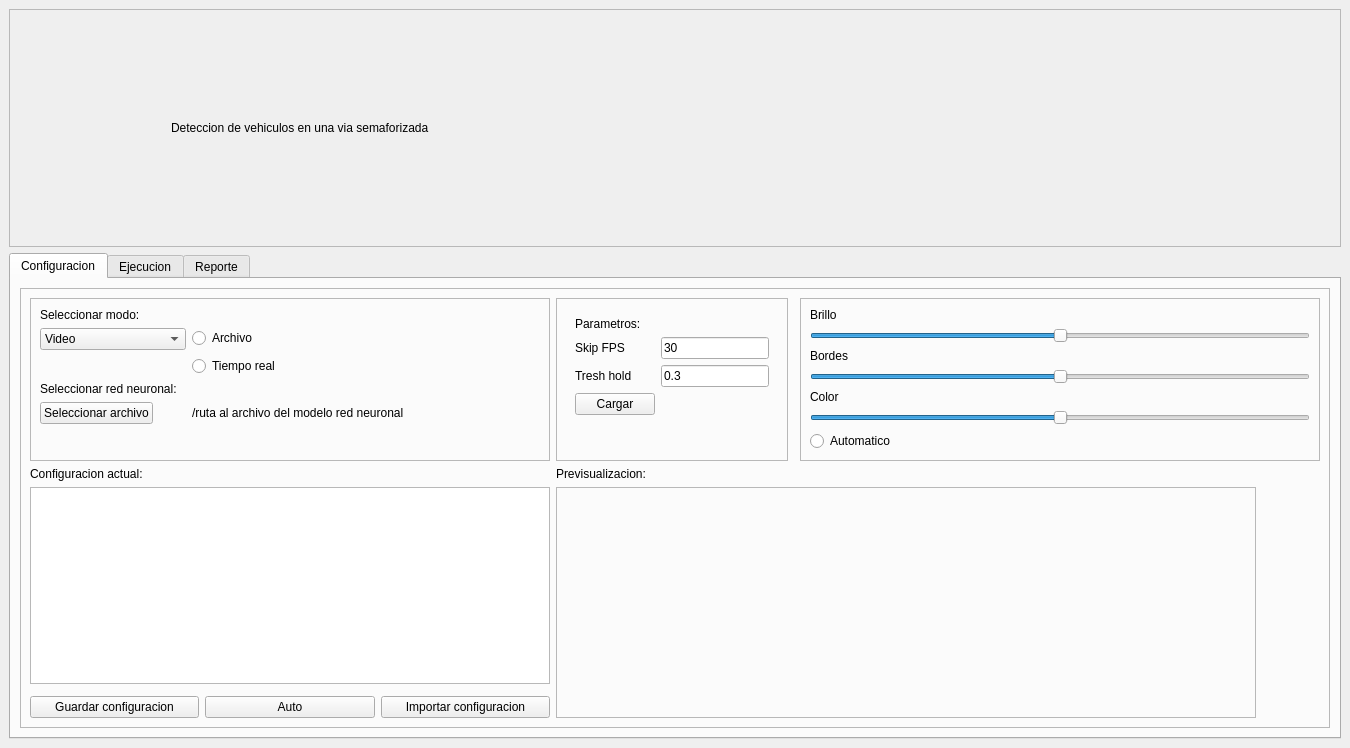
<?xml version="1.0" encoding="UTF-8"?>
<ui version="4.0">
 <class>MainWindow</class>
 <widget class="QMainWindow" name="MainWindow">
  <property name="geometry">
   <rect>
    <x>0</x>
    <y>0</y>
    <width>1350</width>
    <height>748</height>
   </rect>
  </property>
  <property name="maximumSize">
   <size>
    <width>1350</width>
    <height>750</height>
   </size>
  </property>
  <property name="windowTitle">
   <string>Deteccion de carros en una via semaforizada</string>
  </property>
  <property name="windowIcon">
   <iconset>
    <normaloff>../../.designer/backup/icons/icon.png</normaloff>../../.designer/backup/icons/icon.png</iconset>
  </property>
  <property name="layoutDirection">
   <enum>Qt::LeftToRight</enum>
  </property>
  <property name="autoFillBackground">
   <bool>true</bool>
  </property>
  <property name="tabShape">
   <enum>QTabWidget::Rounded</enum>
  </property>
  <widget class="QWidget" name="centralwidget">
   <property name="enabled">
    <bool>true</bool>
   </property>
   <property name="sizePolicy">
    <sizepolicy hsizetype="Preferred" vsizetype="Preferred">
     <horstretch>0</horstretch>
     <verstretch>0</verstretch>
    </sizepolicy>
   </property>
   <layout class="QGridLayout" name="gridLayout_3">
    <item row="0" column="0">
     <widget class="QFrame" name="frame_2">
      <property name="layoutDirection">
       <enum>Qt::RightToLeft</enum>
      </property>
      <property name="frameShape">
       <enum>QFrame::StyledPanel</enum>
      </property>
      <property name="frameShadow">
       <enum>QFrame::Raised</enum>
      </property>
      <layout class="QGridLayout" name="gridLayout_8">
       <item row="0" column="1">
        <widget class="QLabel" name="label_22">
         <property name="sizePolicy">
          <sizepolicy hsizetype="Fixed" vsizetype="Fixed">
           <horstretch>0</horstretch>
           <verstretch>0</verstretch>
          </sizepolicy>
         </property>
         <property name="minimumSize">
          <size>
           <width>50</width>
           <height>50</height>
          </size>
         </property>
         <property name="maximumSize">
          <size>
           <width>50</width>
           <height>50</height>
          </size>
         </property>
         <property name="text">
          <string/>
         </property>
         <property name="pixmap">
          <pixmap>../../.designer/backup/icons/logoUV_Gris.jpg</pixmap>
         </property>
         <property name="scaledContents">
          <bool>true</bool>
         </property>
         <property name="alignment">
          <set>Qt::AlignRight|Qt::AlignTrailing|Qt::AlignVCenter</set>
         </property>
        </widget>
       </item>
       <item row="0" column="2">
        <widget class="QLabel" name="label_35">
         <property name="sizePolicy">
          <sizepolicy hsizetype="Fixed" vsizetype="Fixed">
           <horstretch>0</horstretch>
           <verstretch>0</verstretch>
          </sizepolicy>
         </property>
         <property name="minimumSize">
          <size>
           <width>50</width>
           <height>50</height>
          </size>
         </property>
         <property name="maximumSize">
          <size>
           <width>50</width>
           <height>50</height>
          </size>
         </property>
         <property name="text">
          <string/>
         </property>
         <property name="pixmap">
          <pixmap>icons/logo_chico.png</pixmap>
         </property>
         <property name="scaledContents">
          <bool>true</bool>
         </property>
         <property name="alignment">
          <set>Qt::AlignRight|Qt::AlignTrailing|Qt::AlignVCenter</set>
         </property>
        </widget>
       </item>
       <item row="0" column="3">
        <widget class="QLabel" name="label_23">
         <property name="maximumSize">
          <size>
           <width>50</width>
           <height>50</height>
          </size>
         </property>
         <property name="text">
          <string/>
         </property>
         <property name="pixmap">
          <pixmap>icons/logoUV_Gris.jpg</pixmap>
         </property>
         <property name="scaledContents">
          <bool>true</bool>
         </property>
         <property name="alignment">
          <set>Qt::AlignRight|Qt::AlignTrailing|Qt::AlignVCenter</set>
         </property>
        </widget>
       </item>
       <item row="0" column="4">
        <widget class="QLabel" name="label_27">
         <property name="maximumSize">
          <size>
           <width>400</width>
           <height>100</height>
          </size>
         </property>
         <property name="text">
          <string>Deteccion de vehiculos en una via semaforizada</string>
         </property>
         <property name="scaledContents">
          <bool>true</bool>
         </property>
         <property name="alignment">
          <set>Qt::AlignLeading|Qt::AlignLeft|Qt::AlignVCenter</set>
         </property>
        </widget>
       </item>
      </layout>
     </widget>
    </item>
    <item row="1" column="0">
     <widget class="QTabWidget" name="tabWidget">
      <property name="enabled">
       <bool>true</bool>
      </property>
      <property name="sizePolicy">
       <sizepolicy hsizetype="Minimum" vsizetype="Minimum">
        <horstretch>0</horstretch>
        <verstretch>0</verstretch>
       </sizepolicy>
      </property>
      <property name="currentIndex">
       <number>0</number>
      </property>
      <widget class="QWidget" name="tab">
       <property name="sizePolicy">
        <sizepolicy hsizetype="Minimum" vsizetype="Minimum">
         <horstretch>0</horstretch>
         <verstretch>0</verstretch>
        </sizepolicy>
       </property>
       <property name="maximumSize">
        <size>
         <width>1677725</width>
         <height>16777215</height>
        </size>
       </property>
       <attribute name="title">
        <string>Configuracion</string>
       </attribute>
       <layout class="QVBoxLayout" name="verticalLayout_5">
        <item>
         <layout class="QVBoxLayout" name="verticalLayout_4"/>
        </item>
        <item>
         <widget class="QFrame" name="gridFrame">
          <property name="sizePolicy">
           <sizepolicy hsizetype="Minimum" vsizetype="Minimum">
            <horstretch>0</horstretch>
            <verstretch>0</verstretch>
           </sizepolicy>
          </property>
          <property name="frameShape">
           <enum>QFrame::StyledPanel</enum>
          </property>
          <layout class="QGridLayout" name="gridLayout_2">
           <property name="sizeConstraint">
            <enum>QLayout::SetMaximumSize</enum>
           </property>
           <item row="7" column="0">
            <widget class="QLabel" name="label_17">
             <property name="sizePolicy">
              <sizepolicy hsizetype="Minimum" vsizetype="Minimum">
               <horstretch>0</horstretch>
               <verstretch>0</verstretch>
              </sizepolicy>
             </property>
             <property name="text">
              <string>Configuracion actual:</string>
             </property>
            </widget>
           </item>
           <item row="5" column="1">
            <widget class="QFrame" name="frame_4">
             <property name="sizePolicy">
              <sizepolicy hsizetype="Minimum" vsizetype="Minimum">
               <horstretch>0</horstretch>
               <verstretch>0</verstretch>
              </sizepolicy>
             </property>
             <property name="frameShape">
              <enum>QFrame::StyledPanel</enum>
             </property>
             <layout class="QGridLayout" name="gridLayout_7">
              <item row="0" column="0">
               <widget class="QFrame" name="frame_5">
                <property name="sizePolicy">
                 <sizepolicy hsizetype="Minimum" vsizetype="Minimum">
                  <horstretch>0</horstretch>
                  <verstretch>0</verstretch>
                 </sizepolicy>
                </property>
                <property name="frameShape">
                 <enum>QFrame::NoFrame</enum>
                </property>
                <layout class="QFormLayout" name="formLayout_4">
                 <item row="0" column="0" colspan="2">
                  <widget class="QLabel" name="label_29">
                   <property name="text">
                    <string>Parametros:</string>
                   </property>
                  </widget>
                 </item>
                 <item row="1" column="0">
                  <widget class="QLabel" name="label_30">
                   <property name="text">
                    <string>Skip FPS</string>
                   </property>
                  </widget>
                 </item>
                 <item row="1" column="1">
                  <widget class="QLineEdit" name="lineEdit">
                   <property name="sizePolicy">
                    <sizepolicy hsizetype="Fixed" vsizetype="Fixed">
                     <horstretch>0</horstretch>
                     <verstretch>0</verstretch>
                    </sizepolicy>
                   </property>
                   <property name="text">
                    <string>30</string>
                   </property>
                  </widget>
                 </item>
                 <item row="2" column="0">
                  <widget class="QLabel" name="label_31">
                   <property name="text">
                    <string>Tresh hold</string>
                   </property>
                  </widget>
                 </item>
                 <item row="2" column="1">
                  <widget class="QLineEdit" name="lineEdit_2">
                   <property name="sizePolicy">
                    <sizepolicy hsizetype="Fixed" vsizetype="Fixed">
                     <horstretch>0</horstretch>
                     <verstretch>0</verstretch>
                    </sizepolicy>
                   </property>
                   <property name="text">
                    <string>0.3</string>
                   </property>
                  </widget>
                 </item>
                 <item row="3" column="0">
                  <widget class="QPushButton" name="pushButton_2">
                   <property name="sizePolicy">
                    <sizepolicy hsizetype="Fixed" vsizetype="Fixed">
                     <horstretch>0</horstretch>
                     <verstretch>0</verstretch>
                    </sizepolicy>
                   </property>
                   <property name="text">
                    <string>Cargar</string>
                   </property>
                  </widget>
                 </item>
                </layout>
               </widget>
              </item>
             </layout>
            </widget>
           </item>
           <item row="5" column="0">
            <layout class="QVBoxLayout" name="verticalLayout">
             <item>
              <widget class="QFrame" name="frame">
               <property name="sizePolicy">
                <sizepolicy hsizetype="Minimum" vsizetype="Minimum">
                 <horstretch>0</horstretch>
                 <verstretch>0</verstretch>
                </sizepolicy>
               </property>
               <property name="frameShape">
                <enum>QFrame::StyledPanel</enum>
               </property>
               <layout class="QFormLayout" name="formLayout">
                <item row="0" column="0">
                 <widget class="QLabel" name="label_4">
                  <property name="text">
                   <string>Seleccionar modo:</string>
                  </property>
                 </widget>
                </item>
                <item row="1" column="0">
                 <widget class="QComboBox" name="comboBox">
                  <item>
                   <property name="text">
                    <string>Video</string>
                   </property>
                  </item>
                  <item>
                   <property name="text">
                    <string>Imagenes</string>
                   </property>
                  </item>
                  <item>
                   <property name="text">
                    <string>Video en Tiempo real</string>
                   </property>
                  </item>
                 </widget>
                </item>
                <item row="1" column="1">
                 <widget class="QRadioButton" name="radioButton_3">
                  <property name="text">
                   <string>Archivo</string>
                  </property>
                  <property name="checkable">
                   <bool>true</bool>
                  </property>
                 </widget>
                </item>
                <item row="2" column="1">
                 <widget class="QRadioButton" name="radioButton_2">
                  <property name="text">
                   <string>Tiempo real</string>
                  </property>
                  <property name="checkable">
                   <bool>true</bool>
                  </property>
                  <property name="checked">
                   <bool>false</bool>
                  </property>
                 </widget>
                </item>
                <item row="3" column="0" colspan="2">
                 <widget class="QLabel" name="label_5">
                  <property name="text">
                   <string>Seleccionar red neuronal:</string>
                  </property>
                 </widget>
                </item>
                <item row="5" column="0">
                 <widget class="QPushButton" name="pushButton">
                  <property name="text">
                   <string>Seleccionar archivo</string>
                  </property>
                 </widget>
                </item>
                <item row="5" column="1">
                 <widget class="QLabel" name="label_28">
                  <property name="text">
                   <string>/ruta al archivo del modelo red neuronal</string>
                  </property>
                 </widget>
                </item>
               </layout>
              </widget>
             </item>
            </layout>
           </item>
           <item row="10" column="1" rowspan="3" colspan="3">
            <widget class="QLabel" name="label_18">
             <property name="maximumSize">
              <size>
               <width>700</width>
               <height>300</height>
              </size>
             </property>
             <property name="autoFillBackground">
              <bool>false</bool>
             </property>
             <property name="frameShape">
              <enum>QFrame::StyledPanel</enum>
             </property>
             <property name="text">
              <string/>
             </property>
             <property name="scaledContents">
              <bool>true</bool>
             </property>
            </widget>
           </item>
           <item row="5" column="3">
            <widget class="QFrame" name="frame_3">
             <property name="enabled">
              <bool>true</bool>
             </property>
             <property name="sizePolicy">
              <sizepolicy hsizetype="Minimum" vsizetype="Minimum">
               <horstretch>0</horstretch>
               <verstretch>0</verstretch>
              </sizepolicy>
             </property>
             <property name="frameShape">
              <enum>QFrame::StyledPanel</enum>
             </property>
             <layout class="QVBoxLayout" name="verticalLayout_2">
              <item>
               <widget class="QLabel" name="label">
                <property name="text">
                 <string>Brillo</string>
                </property>
               </widget>
              </item>
              <item>
               <widget class="QSlider" name="horizontalSlider_4">
                <property name="maximum">
                 <number>20</number>
                </property>
                <property name="value">
                 <number>10</number>
                </property>
                <property name="orientation">
                 <enum>Qt::Horizontal</enum>
                </property>
               </widget>
              </item>
              <item>
               <widget class="QLabel" name="label_2">
                <property name="text">
                 <string>Bordes</string>
                </property>
               </widget>
              </item>
              <item>
               <widget class="QSlider" name="horizontalSlider_5">
                <property name="maximum">
                 <number>20</number>
                </property>
                <property name="value">
                 <number>10</number>
                </property>
                <property name="orientation">
                 <enum>Qt::Horizontal</enum>
                </property>
               </widget>
              </item>
              <item>
               <widget class="QLabel" name="label_3">
                <property name="text">
                 <string>Color</string>
                </property>
               </widget>
              </item>
              <item>
               <widget class="QSlider" name="horizontalSlider_6">
                <property name="maximum">
                 <number>20</number>
                </property>
                <property name="value">
                 <number>10</number>
                </property>
                <property name="orientation">
                 <enum>Qt::Horizontal</enum>
                </property>
               </widget>
              </item>
              <item>
               <widget class="QRadioButton" name="radioButton">
                <property name="acceptDrops">
                 <bool>false</bool>
                </property>
                <property name="text">
                 <string>Automatico</string>
                </property>
                <property name="checked">
                 <bool>false</bool>
                </property>
                <property name="autoRepeat">
                 <bool>true</bool>
                </property>
               </widget>
              </item>
             </layout>
            </widget>
           </item>
           <item row="12" column="0">
            <layout class="QHBoxLayout" name="horizontalLayout">
             <item>
              <widget class="QPushButton" name="pushButton_4">
               <property name="text">
                <string>Guardar configuracion</string>
               </property>
              </widget>
             </item>
             <item>
              <widget class="QPushButton" name="pushButton_6">
               <property name="text">
                <string>Auto</string>
               </property>
              </widget>
             </item>
             <item>
              <widget class="QPushButton" name="pushButton_3">
               <property name="text">
                <string>Importar configuracion</string>
               </property>
              </widget>
             </item>
            </layout>
           </item>
           <item row="7" column="1">
            <widget class="QLabel" name="label_16">
             <property name="sizePolicy">
              <sizepolicy hsizetype="Minimum" vsizetype="Minimum">
               <horstretch>0</horstretch>
               <verstretch>0</verstretch>
              </sizepolicy>
             </property>
             <property name="text">
              <string>Previsualizacion:</string>
             </property>
             <property name="wordWrap">
              <bool>false</bool>
             </property>
             <property name="margin">
              <number>0</number>
             </property>
            </widget>
           </item>
           <item row="10" column="0">
            <widget class="QTextEdit" name="textEdit">
             <property name="acceptDrops">
              <bool>false</bool>
             </property>
             <property name="textInteractionFlags">
              <set>Qt::NoTextInteraction</set>
             </property>
            </widget>
           </item>
          </layout>
         </widget>
        </item>
       </layout>
      </widget>
      <widget class="QWidget" name="tab_2">
       <property name="sizePolicy">
        <sizepolicy hsizetype="Minimum" vsizetype="Minimum">
         <horstretch>0</horstretch>
         <verstretch>0</verstretch>
        </sizepolicy>
       </property>
       <attribute name="title">
        <string>Ejecucion</string>
       </attribute>
       <layout class="QHBoxLayout" name="horizontalLayout_5">
        <item>
         <widget class="QLabel" name="label_26">
          <property name="maximumSize">
           <size>
            <width>1000</width>
            <height>1000</height>
           </size>
          </property>
          <property name="text">
           <string/>
          </property>
          <property name="scaledContents">
           <bool>true</bool>
          </property>
         </widget>
        </item>
        <item>
         <widget class="QFrame" name="formFrame">
          <property name="sizePolicy">
           <sizepolicy hsizetype="Fixed" vsizetype="Preferred">
            <horstretch>0</horstretch>
            <verstretch>0</verstretch>
           </sizepolicy>
          </property>
          <layout class="QFormLayout" name="formLayout_2">
           <item row="0" column="0">
            <widget class="QLabel" name="label_6">
             <property name="text">
              <string>Red neuronal usada:</string>
             </property>
            </widget>
           </item>
           <item row="0" column="1">
            <widget class="QLabel" name="label_24">
             <property name="text">
              <string/>
             </property>
            </widget>
           </item>
           <item row="1" column="0">
            <widget class="QLabel" name="label_7">
             <property name="text">
              <string>Numero de vehiculos:</string>
             </property>
            </widget>
           </item>
           <item row="1" column="1">
            <widget class="QLabel" name="label_25">
             <property name="text">
              <string/>
             </property>
            </widget>
           </item>
           <item row="2" column="0">
            <spacer name="horizontalSpacer">
             <property name="orientation">
              <enum>Qt::Horizontal</enum>
             </property>
             <property name="sizeHint" stdset="0">
              <size>
               <width>40</width>
               <height>20</height>
              </size>
             </property>
            </spacer>
           </item>
           <item row="2" column="1">
            <spacer name="horizontalSpacer_2">
             <property name="orientation">
              <enum>Qt::Horizontal</enum>
             </property>
             <property name="sizeHint" stdset="0">
              <size>
               <width>40</width>
               <height>20</height>
              </size>
             </property>
            </spacer>
           </item>
           <item row="3" column="0">
            <spacer name="horizontalSpacer_3">
             <property name="orientation">
              <enum>Qt::Horizontal</enum>
             </property>
             <property name="sizeHint" stdset="0">
              <size>
               <width>40</width>
               <height>20</height>
              </size>
             </property>
            </spacer>
           </item>
           <item row="3" column="1">
            <spacer name="horizontalSpacer_4">
             <property name="orientation">
              <enum>Qt::Horizontal</enum>
             </property>
             <property name="sizeHint" stdset="0">
              <size>
               <width>40</width>
               <height>20</height>
              </size>
             </property>
            </spacer>
           </item>
           <item row="4" column="0">
            <widget class="QLabel" name="label_8">
             <property name="text">
              <string>Modo de ejecucion:</string>
             </property>
            </widget>
           </item>
           <item row="4" column="1">
            <widget class="QRadioButton" name="radioButton_4">
             <property name="text">
              <string>Tiempo real</string>
             </property>
            </widget>
           </item>
           <item row="5" column="1">
            <widget class="QRadioButton" name="radioButton_5">
             <property name="text">
              <string>Video</string>
             </property>
            </widget>
           </item>
           <item row="6" column="1">
            <widget class="QRadioButton" name="radioButton_6">
             <property name="text">
              <string>Imagen</string>
             </property>
            </widget>
           </item>
           <item row="7" column="1">
            <layout class="QHBoxLayout" name="horizontalLayout_6"/>
           </item>
           <item row="8" column="1">
            <spacer name="verticalSpacer">
             <property name="orientation">
              <enum>Qt::Vertical</enum>
             </property>
             <property name="sizeHint" stdset="0">
              <size>
               <width>20</width>
               <height>40</height>
              </size>
             </property>
            </spacer>
           </item>
           <item row="9" column="1">
            <spacer name="verticalSpacer_2">
             <property name="orientation">
              <enum>Qt::Vertical</enum>
             </property>
             <property name="sizeHint" stdset="0">
              <size>
               <width>20</width>
               <height>40</height>
              </size>
             </property>
            </spacer>
           </item>
           <item row="10" column="0">
            <widget class="QPushButton" name="pushButton_12">
             <property name="sizePolicy">
              <sizepolicy hsizetype="Minimum" vsizetype="Minimum">
               <horstretch>0</horstretch>
               <verstretch>0</verstretch>
              </sizepolicy>
             </property>
             <property name="text">
              <string>Start</string>
             </property>
            </widget>
           </item>
           <item row="10" column="1">
            <widget class="QPushButton" name="pushButton_13">
             <property name="text">
              <string>Stop</string>
             </property>
            </widget>
           </item>
          </layout>
         </widget>
        </item>
       </layout>
      </widget>
      <widget class="QWidget" name="tab_3">
       <property name="sizePolicy">
        <sizepolicy hsizetype="Minimum" vsizetype="Minimum">
         <horstretch>0</horstretch>
         <verstretch>0</verstretch>
        </sizepolicy>
       </property>
       <attribute name="title">
        <string>Reporte</string>
       </attribute>
       <layout class="QGridLayout" name="gridLayout_5">
        <item row="0" column="0">
         <widget class="QFrame" name="frame_6">
          <property name="frameShape">
           <enum>QFrame::StyledPanel</enum>
          </property>
          <property name="frameShadow">
           <enum>QFrame::Raised</enum>
          </property>
          <layout class="QGridLayout" name="gridLayout_6">
           <item row="0" column="0">
            <layout class="QGridLayout" name="gridLayout">
             <property name="sizeConstraint">
              <enum>QLayout::SetMinAndMaxSize</enum>
             </property>
             <item row="2" column="3">
              <spacer name="horizontalSpacer_9">
               <property name="orientation">
                <enum>Qt::Horizontal</enum>
               </property>
               <property name="sizeHint" stdset="0">
                <size>
                 <width>40</width>
                 <height>20</height>
                </size>
               </property>
              </spacer>
             </item>
             <item row="0" column="1">
              <spacer name="verticalSpacer_9">
               <property name="orientation">
                <enum>Qt::Vertical</enum>
               </property>
               <property name="sizeHint" stdset="0">
                <size>
                 <width>20</width>
                 <height>40</height>
                </size>
               </property>
              </spacer>
             </item>
             <item row="1" column="3">
              <widget class="QLabel" name="label_14">
               <property name="text">
                <string>Seleccione fecha final;</string>
               </property>
              </widget>
             </item>
             <item row="10" column="5">
              <spacer name="verticalSpacer_7">
               <property name="orientation">
                <enum>Qt::Vertical</enum>
               </property>
               <property name="sizeHint" stdset="0">
                <size>
                 <width>20</width>
                 <height>40</height>
                </size>
               </property>
              </spacer>
             </item>
             <item row="2" column="1">
              <spacer name="verticalSpacer_10">
               <property name="orientation">
                <enum>Qt::Vertical</enum>
               </property>
               <property name="sizeHint" stdset="0">
                <size>
                 <width>20</width>
                 <height>40</height>
                </size>
               </property>
              </spacer>
             </item>
             <item row="3" column="5">
              <layout class="QFormLayout" name="formLayout_3">
               <item row="0" column="0">
                <widget class="QLabel" name="label_19">
                 <property name="text">
                  <string>Nombre:</string>
                 </property>
                </widget>
               </item>
               <item row="0" column="1">
                <widget class="QLineEdit" name="lineEdit_3"/>
               </item>
               <item row="1" column="1">
                <spacer name="horizontalSpacer_6">
                 <property name="orientation">
                  <enum>Qt::Horizontal</enum>
                 </property>
                 <property name="sizeHint" stdset="0">
                  <size>
                   <width>40</width>
                   <height>20</height>
                  </size>
                 </property>
                </spacer>
               </item>
               <item row="1" column="0">
                <spacer name="horizontalSpacer_10">
                 <property name="orientation">
                  <enum>Qt::Horizontal</enum>
                 </property>
                 <property name="sizeHint" stdset="0">
                  <size>
                   <width>40</width>
                   <height>20</height>
                  </size>
                 </property>
                </spacer>
               </item>
               <item row="2" column="0">
                <widget class="QLabel" name="label_20">
                 <property name="text">
                  <string>Email:</string>
                 </property>
                </widget>
               </item>
               <item row="2" column="1">
                <widget class="QLineEdit" name="lineEdit_4"/>
               </item>
               <item row="3" column="1">
                <spacer name="horizontalSpacer_12">
                 <property name="orientation">
                  <enum>Qt::Horizontal</enum>
                 </property>
                 <property name="sizeHint" stdset="0">
                  <size>
                   <width>40</width>
                   <height>20</height>
                  </size>
                 </property>
                </spacer>
               </item>
               <item row="3" column="0">
                <spacer name="horizontalSpacer_13">
                 <property name="orientation">
                  <enum>Qt::Horizontal</enum>
                 </property>
                 <property name="sizeHint" stdset="0">
                  <size>
                   <width>40</width>
                   <height>20</height>
                  </size>
                 </property>
                </spacer>
               </item>
               <item row="4" column="0">
                <widget class="QLabel" name="label_21">
                 <property name="text">
                  <string>Telefono:</string>
                 </property>
                </widget>
               </item>
               <item row="4" column="1">
                <widget class="QLineEdit" name="lineEdit_5"/>
               </item>
              </layout>
             </item>
             <item row="6" column="3">
              <widget class="QLabel" name="label_11">
               <property name="text">
                <string/>
               </property>
              </widget>
             </item>
             <item row="3" column="4">
              <spacer name="horizontalSpacer_11">
               <property name="orientation">
                <enum>Qt::Horizontal</enum>
               </property>
               <property name="sizeHint" stdset="0">
                <size>
                 <width>40</width>
                 <height>20</height>
                </size>
               </property>
              </spacer>
             </item>
             <item row="9" column="3">
              <widget class="QTimeEdit" name="timeEdit_2"/>
             </item>
             <item row="3" column="1">
              <widget class="QCalendarWidget" name="calendarWidget"/>
             </item>
             <item row="1" column="1">
              <widget class="QLabel" name="label_10">
               <property name="text">
                <string>Seleccione fecha incial:</string>
               </property>
              </widget>
             </item>
             <item row="3" column="6">
              <spacer name="verticalSpacer_12">
               <property name="orientation">
                <enum>Qt::Vertical</enum>
               </property>
               <property name="sizeHint" stdset="0">
                <size>
                 <width>20</width>
                 <height>40</height>
                </size>
               </property>
              </spacer>
             </item>
             <item row="9" column="1">
              <widget class="QTimeEdit" name="timeEdit"/>
             </item>
             <item row="10" column="1">
              <spacer name="verticalSpacer_6">
               <property name="orientation">
                <enum>Qt::Vertical</enum>
               </property>
               <property name="sizeHint" stdset="0">
                <size>
                 <width>20</width>
                 <height>40</height>
                </size>
               </property>
              </spacer>
             </item>
             <item row="4" column="1">
              <spacer name="verticalSpacer_5">
               <property name="orientation">
                <enum>Qt::Vertical</enum>
               </property>
               <property name="sizeHint" stdset="0">
                <size>
                 <width>20</width>
                 <height>40</height>
                </size>
               </property>
              </spacer>
             </item>
             <item row="9" column="2">
              <spacer name="horizontalSpacer_5">
               <property name="orientation">
                <enum>Qt::Horizontal</enum>
               </property>
               <property name="sizeHint" stdset="0">
                <size>
                 <width>40</width>
                 <height>20</height>
                </size>
               </property>
              </spacer>
             </item>
             <item row="9" column="5">
              <widget class="QPushButton" name="pushButton_5">
               <property name="text">
                <string>Generar reporte</string>
               </property>
              </widget>
             </item>
             <item row="4" column="5">
              <spacer name="verticalSpacer_8">
               <property name="orientation">
                <enum>Qt::Vertical</enum>
               </property>
               <property name="sizeHint" stdset="0">
                <size>
                 <width>20</width>
                 <height>40</height>
                </size>
               </property>
              </spacer>
             </item>
             <item row="3" column="0">
              <spacer name="verticalSpacer_11">
               <property name="orientation">
                <enum>Qt::Vertical</enum>
               </property>
               <property name="sizeHint" stdset="0">
                <size>
                 <width>20</width>
                 <height>40</height>
                </size>
               </property>
              </spacer>
             </item>
             <item row="3" column="3">
              <widget class="QCalendarWidget" name="calendarWidget_2"/>
             </item>
             <item row="7" column="3">
              <widget class="QLabel" name="label_13">
               <property name="text">
                <string>Introduzca hora final:</string>
               </property>
              </widget>
             </item>
             <item row="7" column="1">
              <widget class="QLabel" name="label_12">
               <property name="text">
                <string>Introduzca hora incial:</string>
               </property>
              </widget>
             </item>
             <item row="1" column="5">
              <widget class="QLabel" name="label_15">
               <property name="text">
                <string>Datos de usuario:</string>
               </property>
              </widget>
             </item>
            </layout>
           </item>
          </layout>
         </widget>
        </item>
        <item row="1" column="0">
         <widget class="QLabel" name="label_9">
          <property name="text">
           <string/>
          </property>
         </widget>
        </item>
       </layout>
      </widget>
     </widget>
    </item>
   </layout>
  </widget>
 </widget>
 <resources/>
 <connections/>
</ui>
